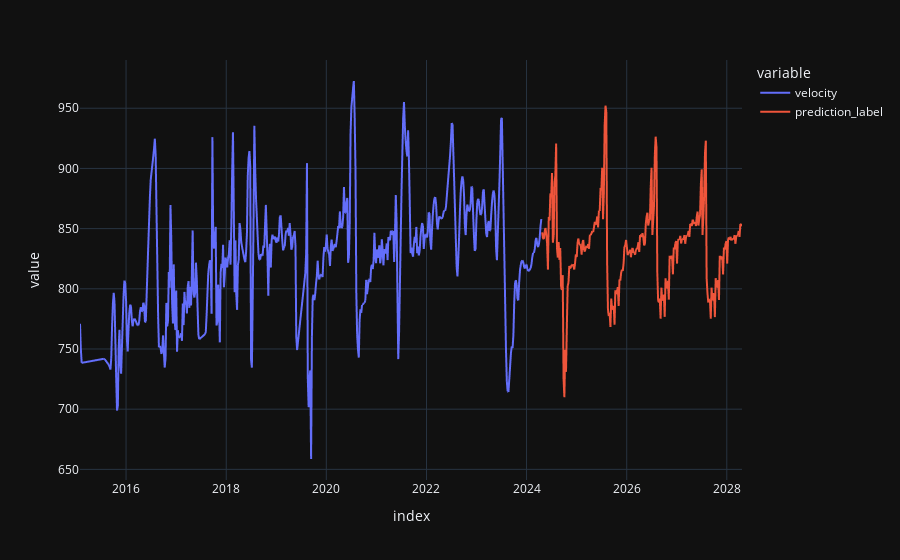

Notebook code for this chart:
### Markdown cell above
Plot the original data and the future predictions.

### Code cell
concat_df = pd.concat([df,predictions_future], axis=0)
concat_df_i = pd.date_range(start='2015-01-30', end = '2028-04-24', freq = '6D')
concat_df.set_index(concat_df_i, inplace=True)

fig = px.line(concat_df, x=concat_df.index, y=["velocity", "prediction_label"], template = 'plotly_dark')
fig.show()

### Figure 1 — Plotly figure (JSON) as saved in the notebook; plotly's stock layout.template omitted (floating-point values rounded to 4 significant figures; data arrays with more than 128 entries replaced by an {"elided": "..."} marker saying what was removed)
{"data": [{"hovertemplate": "variable=velocity<br>index=%{x}<br>value=%{y}<extra></extra>", "legendgroup": "velocity", "line": {"color": "#636efa", "dash": "solid"}, "marker": {"symbol": "circle"}, "mode": "lines", "name": "velocity", "showlegend": true, "type": "scattergl", "x": {"elided": "806 str values"}, "xaxis": "x", "y": {"elided": "806 float values"}, "yaxis": "y"}, {"hovertemplate": "variable=prediction_label<br>index=%{x}<br>value=%{y}<extra></extra>", "legendgroup": "prediction_label", "line": {"color": "#EF553B", "dash": "solid"}, "marker": {"symbol": "circle"}, "mode": "lines", "name": "prediction_label", "showlegend": true, "type": "scattergl", "x": {"elided": "806 str values"}, "xaxis": "x", "y": {"elided": "806 float values"}, "yaxis": "y"}], "layout": {"legend": {"title": {"text": "variable"}, "tracegroupgap": 0}, "margin": {"t": 60}, "xaxis": {"anchor": "y", "domain": [0, 1], "title": {"text": "index"}}, "yaxis": {"anchor": "x", "domain": [0, 1], "title": {"text": "value"}}}}
